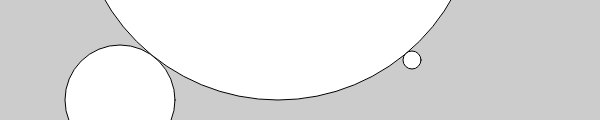
Frame 1 (no input)
Frame 60 (no input): identical to frame 1, image omitted
Frame 120 (the mouse pressed at the canvas centre since frame 60): identical to frame 1, image omitted

The p5.js sketch that drew this single still picture (run headless with seeded random() and noise() and a simulated clock; from frame 60 on, the mouse is pressed at the canvas centre):

// p5.js sketch
// ── sketch.js
function setup() {
  createCanvas(600, 120);
}

function draw() {
  background(204);
  ellipse(278, -100, 400, 400);
  ellipse(120, 100, 110, 110);
  ellipse(412, 60, 18, 18);
}
